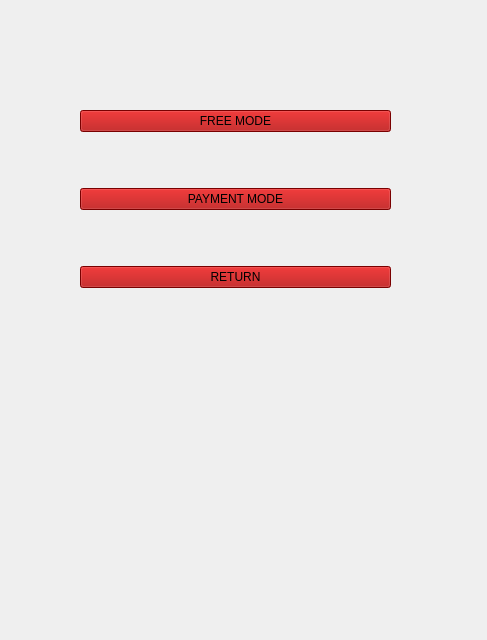
<?xml version="1.0" encoding="UTF-8"?>
<ui version="4.0">
 <class>mode</class>
 <widget class="QWidget" name="mode">
  <property name="geometry">
   <rect>
    <x>0</x>
    <y>0</y>
    <width>487</width>
    <height>640</height>
   </rect>
  </property>
  <property name="windowTitle">
   <string>Form</string>
  </property>
  <widget class="QWidget" name="widget" native="true">
   <property name="geometry">
    <rect>
     <x>80</x>
     <y>60</y>
     <width>311</width>
     <height>281</height>
    </rect>
   </property>
   <layout class="QVBoxLayout" name="verticalLayout">
    <item>
     <widget class="QPushButton" name="pushButton">
      <property name="styleSheet">
       <string notr="true">background-color: rgb(170, 0, 0);
font: 25 18pt &quot;Bookman Old Style&quot;;</string>
      </property>
      <property name="text">
       <string>FREE MODE</string>
      </property>
     </widget>
    </item>
    <item>
     <widget class="QPushButton" name="pushButton_2">
      <property name="styleSheet">
       <string notr="true">background-color: rgb(170, 0, 0);
font: 25 18pt &quot;Bookman Old Style&quot;;</string>
      </property>
      <property name="text">
       <string>PAYMENT MODE</string>
      </property>
     </widget>
    </item>
    <item>
     <widget class="QPushButton" name="pushButton_3">
      <property name="styleSheet">
       <string notr="true">background-color: rgb(170, 0, 0);
font: 25 18pt &quot;Bookman Old Style&quot;;</string>
      </property>
      <property name="text">
       <string>RETURN</string>
      </property>
     </widget>
    </item>
   </layout>
  </widget>
 </widget>
 <resources/>
 <connections>
  <connection>
   <sender>pushButton</sender>
   <signal>clicked()</signal>
   <receiver>mode</receiver>
   <slot>free_mode()</slot>
   <hints>
    <hint type="sourcelabel">
     <x>254</x>
     <y>87</y>
    </hint>
    <hint type="destinationlabel">
     <x>376</x>
     <y>295</y>
    </hint>
   </hints>
  </connection>
  <connection>
   <sender>pushButton_2</sender>
   <signal>clicked()</signal>
   <receiver>mode</receiver>
   <slot>pay_mode()</slot>
   <hints>
    <hint type="sourcelabel">
     <x>178</x>
     <y>143</y>
    </hint>
    <hint type="destinationlabel">
     <x>40</x>
     <y>301</y>
    </hint>
   </hints>
  </connection>
  <connection>
   <sender>pushButton_3</sender>
   <signal>clicked()</signal>
   <receiver>mode</receiver>
   <slot>click_return()</slot>
   <hints>
    <hint type="sourcelabel">
     <x>278</x>
     <y>268</y>
    </hint>
    <hint type="destinationlabel">
     <x>205</x>
     <y>301</y>
    </hint>
   </hints>
  </connection>
 </connections>
 <slots>
  <slot>free_mode()</slot>
  <slot>pay_mode()</slot>
  <slot>click_return()</slot>
 </slots>
</ui>
